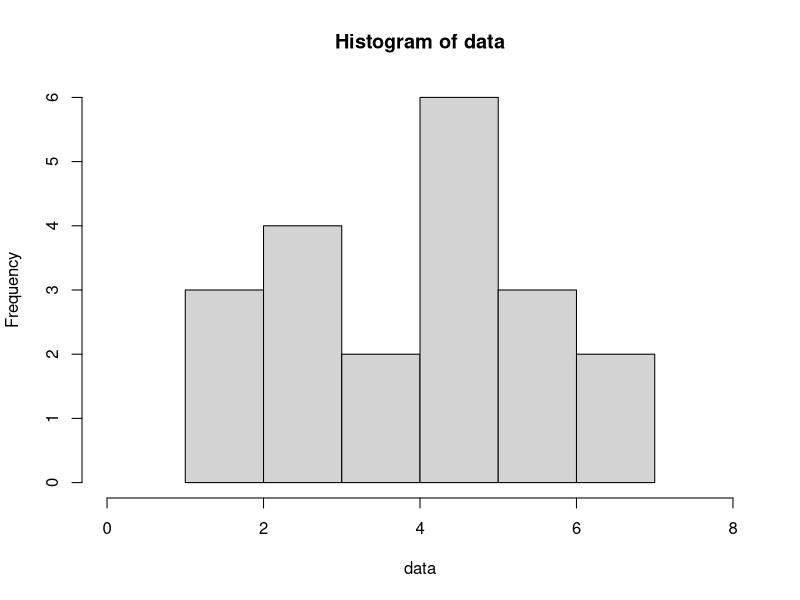

This figure's R source:
#Referensi
#https://mse.redwoods.edu/darnold/math15/spring2013/R/Activities/MeanVarStd.html
#a
a <- dbinom(x=4,20,0.2)
a

#b
data <- rbinom(20,20,0.2)
hist(data,xlim = c(0,8))

#c
n=20 #pasien
p=0.2 #peluang
q=1-p #peluang failure

rataan <- 20*0.2 #n*p
varian <- 20*0.2*0.8 #n*p*q
